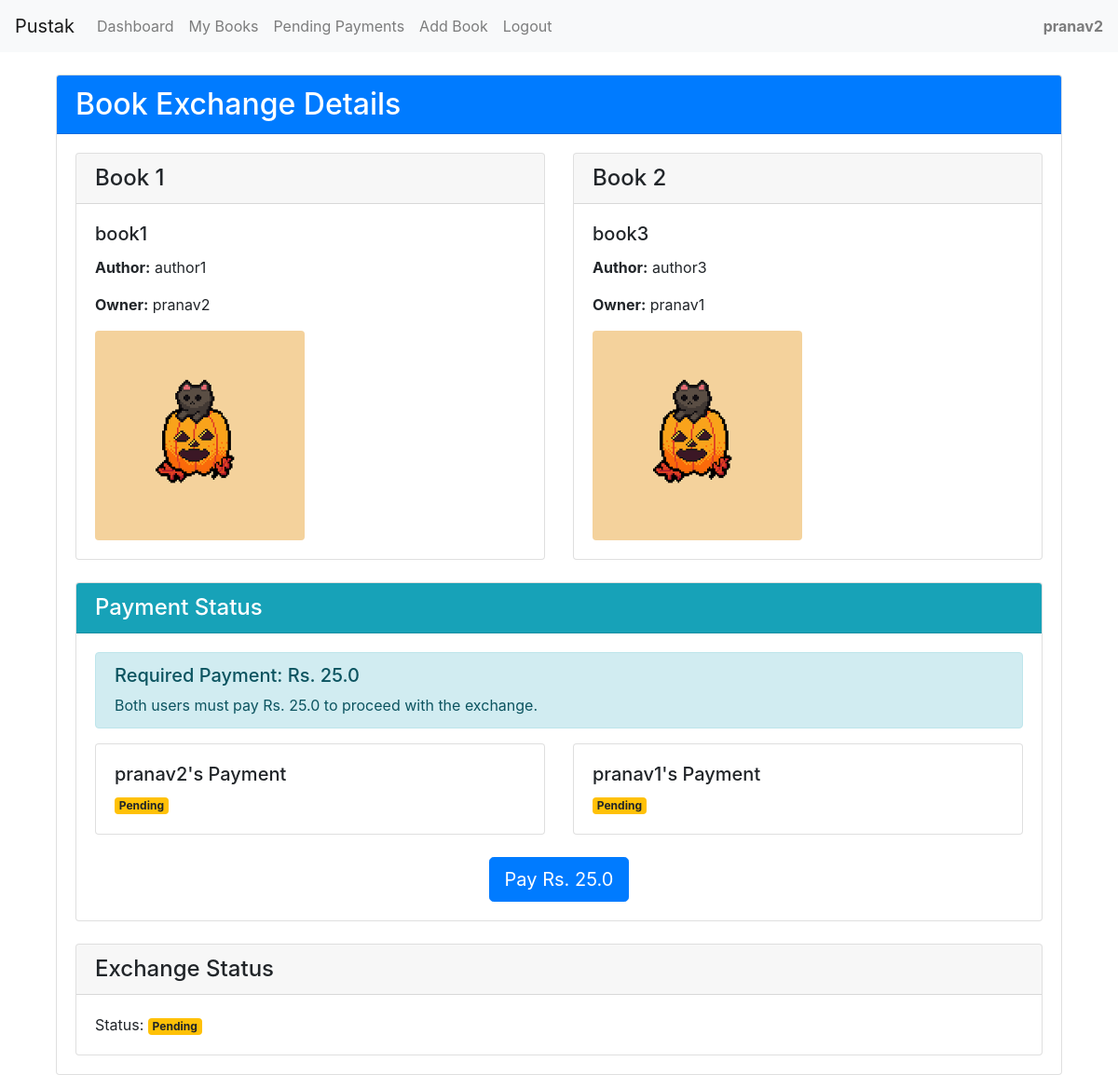
The app's page /view_exchange/1 (signed in) with its own data.
### models.py (models this page shows)
class User(UserMixin, db.Model):
    id = db.Column(db.Integer, primary_key=True)
    username = db.Column(db.String(80), unique=True, nullable=False)
    email = db.Column(db.String(120), unique=True, nullable=False)
    password_hash = db.Column(db.String(128))
    books = db.relationship('Book', backref='owner', lazy=True)
    interests = db.relationship('Interest', backref='user', lazy=True)
    sent_requests = db.relationship('BookExchangeRequest',
                                  foreign_keys='BookExchangeRequest.requester_id',
                                  backref=db.backref('requester_user', lazy=True))
    received_requests = db.relationship('BookExchangeRequest',
                                      foreign_keys='BookExchangeRequest.owner_id',
                                      backref=db.backref('owner_user', lazy=True))

class Book(db.Model):
    id = db.Column(db.Integer, primary_key=True)
    title = db.Column(db.String(200), nullable=False)
    author = db.Column(db.String(200))
    description = db.Column(db.Text)
    image_path = db.Column(db.String(200))
    owner_id = db.Column(db.Integer, db.ForeignKey('user.id'), nullable=False)
    created_at = db.Column(db.DateTime, default=datetime.utcnow)
    is_available = db.Column(db.Boolean, default=True)
    price = db.Column(db.Float, nullable=True)  # New price field

class Exchange(db.Model):
    id = db.Column(db.Integer, primary_key=True)
    book1_id = db.Column(db.Integer, db.ForeignKey('book.id'), nullable=False)
    book2_id = db.Column(db.Integer, db.ForeignKey('book.id'), nullable=False)
    user1_id = db.Column(db.Integer, db.ForeignKey('user.id'), nullable=False)
    user2_id = db.Column(db.Integer, db.ForeignKey('user.id'), nullable=False)
    status = db.Column(db.String(20), default='pending')
    user1_payment = db.Column(db.Boolean, default=False)
    user2_payment = db.Column(db.Boolean, default=False)
    payment_amount = db.Column(db.Float, default=25.0)
    created_at = db.Column(db.DateTime, default=datetime.utcnow)
    book1 = db.relationship('Book', foreign_keys=[book1_id])
    book2 = db.relationship('Book', foreign_keys=[book2_id])
    user1 = db.relationship('User', foreign_keys=[user1_id])
    user2 = db.relationship('User', foreign_keys=[user2_id])

### app.py (the view)
@app.route('/view_exchange/<int:exchange_id>')
@login_required
def view_exchange(exchange_id):
    exchange = Exchange.query.get_or_404(exchange_id)
    if current_user.id not in [exchange.user1_id, exchange.user2_id]:
        flash('Unauthorized access')
        return redirect(url_for('dashboard'))
    return render_template('view_exchange.html', exchange=exchange)

### app.py (called while the page is built)
@login_manager.user_loader
def load_user(user_id):
    return User.query.get(int(user_id))

### templates/view_exchange.html (shortened to what this page needs)
{% extends "base.html" %}
{% block content %}
<div class="container mt-4">
    <div class="card">
        <div class="card-header bg-primary text-white">
            <h2 class="mb-0">Book Exchange Details</h2>
        </div>
        <div class="card-body">
            <div class="row mb-4">
                <div class="col-md-6">
                    <div class="card h-100">
                        <div class="card-header">
                            <h4 class="mb-0">Book 1</h4>
                        </div>
                        <div class="card-body">
                            <h5 class="card-title">{{ exchange.book1.title }}</h5>
                            <p class="card-text"><strong>Author:</strong> {{ exchange.book1.author }}</p>
                            <p class="card-text"><strong>Owner:</strong> {{ exchange.user1.username }}</p>
                            {% if exchange.book1.image_path %}
                            <img src="{{ url_for('static', filename='uploads/' + exchange.book1.image_path) }}"
                                 class="img-fluid rounded" alt="{{ exchange.book1.title }}">
                            {% endif %}
                        </div>
                    </div>
                </div>
                <div class="col-md-6">
                    <div class="card h-100">
                        <div class="card-header">
                            <h4 class="mb-0">Book 2</h4>
                        </div>
                        <div class="card-body">
                            <h5 class="card-title">{{ exchange.book2.title }}</h5>
                            <p class="card-text"><strong>Author:</strong> {{ exchange.book2.author }}</p>
                            <p class="card-text"><strong>Owner:</strong> {{ exchange.user2.username }}</p>
                            {% if exchange.book2.image_path %}
                            <img src="{{ url_for('static', filename='uploads/' + exchange.book2.image_path) }}"
                                 class="img-fluid rounded" alt="{{ exchange.book2.title }}">
                            {% endif %}
                        </div>
                    </div>
                </div>
            </div>
            <div class="card mt-4">
                <div class="card-header bg-info text-white">
                    <h4 class="mb-0">Payment Status</h4>
                </div>
                <div class="card-body">
                    <div class="alert alert-info">
                        <h5>Required Payment: Rs. {{ exchange.payment_amount }}</h5>
                        <p class="mb-0">Both users must pay Rs. {{ exchange.payment_amount }} to proceed with the exchange.</p>
                    </div>
                    <div class="row mt-3">
                        <div class="col-md-6">
                            <div class="card">
                                <div class="card-body">
                                    <h5>{{ exchange.user1.username }}'s Payment</h5>
                                    {% if exchange.user1_payment %}
                                        <span class="badge bg-success">Paid</span>
                                    {% else %}
                                        <span class="badge bg-warning">Pending</span>
                                    {% endif %}
                                </div>
                            </div>
                        </div>
                        <div class="col-md-6">
                            <div class="card">
                                <div class="card-body">
                                    <h5>{{ exchange.user2.username }}'s Payment</h5>
                                    {% if exchange.user2_payment %}
                                        <span class="badge bg-success">Paid</span>
                                    {% else %}
                                        <span class="badge bg-warning">Pending</span>
                                    {% endif %}
                                </div>
                            </div>
                        </div>
                    </div>
                    {% if current_user.id == exchange.user1_id and not exchange.user1_payment or
                       current_user.id == exchange.user2_id and not exchange.user2_payment %}
                    <div class="text-center mt-4">
                        <a href="{{ url_for('process_payment', exchange_id=exchange.id) }}"
                           class="btn btn-primary btn-lg">
                            Pay Rs. {{ exchange.payment_amount }}
                        </a>
                    </div>
                    {% endif %}
                </div>
            </div>
            <div class="card mt-4">
                <div class="card-header">
                    <h4 class="mb-0">Exchange Status</h4>
                </div>
                <div class="card-body">
                    <p class="mb-0">
                        Status:
                        {% if exchange.status == 'pending' %}
                            <span class="badge bg-warning">Pending</span>
                        {% elif exchange.status == 'completed' %}
                            <span class="badge bg-success">Completed</span>
                        {% endif %}
                    </p>
                </div>
            </div>
        </div>
    </div>
</div>
{% endblock %}

### templates/base.html (shortened to what this page needs)
<!DOCTYPE html>
<html lang="en">
<head>
    <link rel="stylesheet" href="https://cdn.jsdelivr.net/npm/bootstrap@4.4.1/dist/css/bootstrap.min.css">
</head>
<body>
    <nav class="navbar navbar-expand-lg navbar-light bg-light">
        <a class="navbar-brand" href="/">Pustak</a>
        <div class="collapse navbar-collapse" id="navbarSupportedContent">
            <ul class="navbar-nav mr-auto">
                <li class="nav-item">
                    <a class="nav-link" href="{{ url_for('dashboard') }}">Dashboard</a>
                </li>
                 <li class="nav-item">
                    <a class="nav-link" href="{{ url_for('my_books') }}">My Books</a>
                </li>
                <li class="nav-item">
                    <a class="nav-link" href="{{ url_for('pending_payments') }}">Pending Payments</a>
                </li>
                {% if current_user.is_authenticated %}
                    <li class="nav-item">
                        <a class="nav-link" href="{{ url_for('add_book') }}">Add Book</a>
                    </li>
                    <li class="nav-item">
                        <a class="nav-link" href="{{ url_for('logout') }}">Logout</a>
                    </li>
                {% endif %}
            </ul>
            {% if current_user.is_authenticated %}
                <span class="navbar-text ml-auto">
                    <strong>{{ current_user.username }}</strong>
                </span>
            {% endif %}
        </div>
    </nav>
    <div class="container mt-4">
        {% block content %}{% endblock %}
    </div>
</body>
</html>

### records on screen
User: username "pranav2", user1.username "pranav2"
Book: book1 "book1", book1.author "author1", image_path (picture)
Book: book2 "book3", book2.author "author3", image_path (picture)
User: user2.username "pranav1"
Exchange: payment_amount "25.0"
